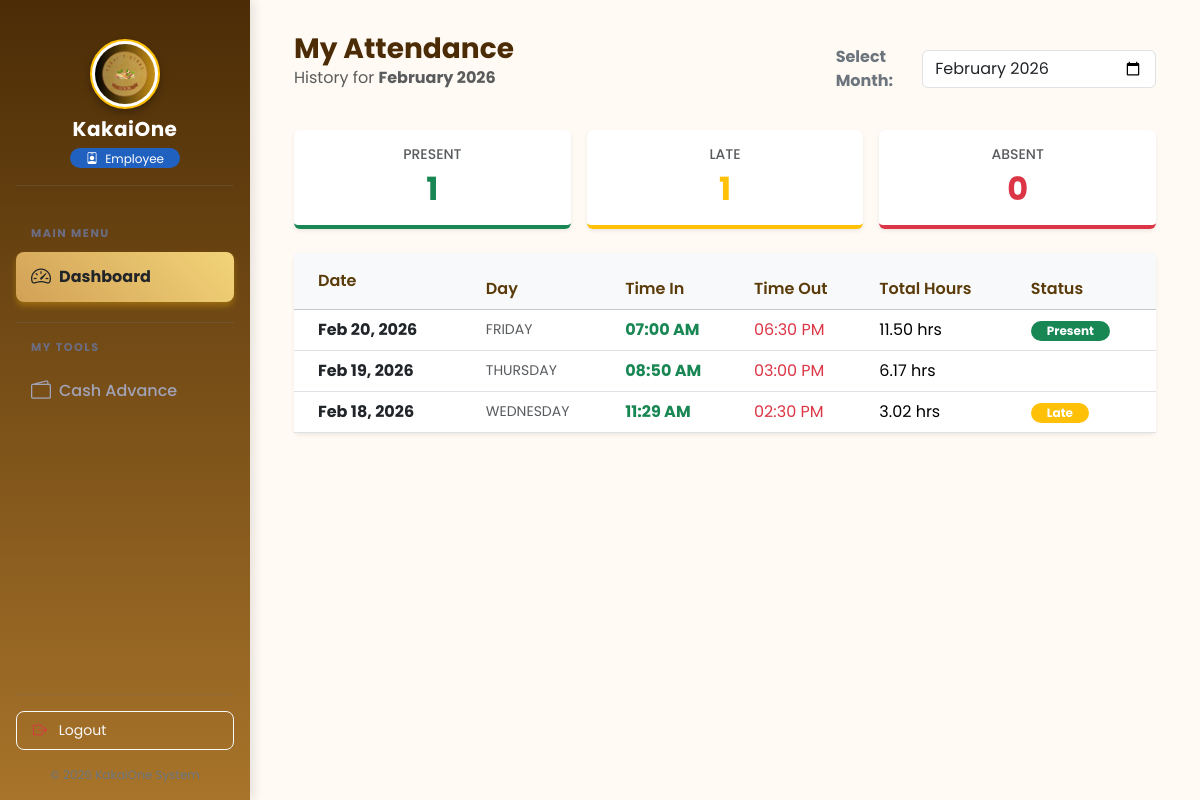
Screenshot of /frontend/attendance/my_attendance.php (signed in) with the database file from the repository.
### tables this page shows
CREATE TABLE `attendance` (
  `attendance_id` int(11) NOT NULL,
  `employee_id` int(11) DEFAULT NULL,
  `time_in` datetime DEFAULT NULL,
  `time_out` datetime DEFAULT NULL,
  `status` enum('Pending','Present','Late','Absent','Approved','Rejected') DEFAULT 'Pending',
  `total_hours` decimal(5,2) DEFAULT 0.00,
  `pending_overtime` decimal(5,2) DEFAULT 0.00,
  `approved_overtime` decimal(5,2) DEFAULT 0.00,
  `remarks` varchar(255) DEFAULT NULL,
  `created_at` timestamp NOT NULL DEFAULT current_timestamp()
);

### frontend/attendance/my_attendance.php (the view, shortened to what this page needs)
<?php
require_once __DIR__ . '/../../config/db.php';
$employee_id = $_SESSION['employee_id'];
$filterInput = isset($_GET['month']) ? $_GET['month'] : date('Y-m');
$year = date('Y', strtotime($filterInput));
$month = date('m', strtotime($filterInput));
$logs = [];
$stats = ['present' => 0, 'late' => 0, 'absent' => 0];
try {
    $stmt = $pdo->prepare("
        SELECT * FROM attendance
        WHERE employee_id = ?
        AND MONTH(time_in) = ?
        AND YEAR(time_in) = ?
        ORDER BY time_in DESC
    ");
    $stmt->execute([$employee_id, $month, $year]);
    $logs = $stmt->fetchAll();
    foreach ($logs as $log) {
        $status = strtolower($log['status']);
        if (isset($stats[$status])) {
            $stats[$status]++;
        }
    }
} catch (PDOException $e) {
}
?>
<!DOCTYPE html>
<html lang="en">
<head>
    <?php include '../includes/links.php'; ?>
</head>
<body>
    <?php include '../includes/sidebar.php'; ?>
    <main id="main-content" class="main-content-wrapper">
        <div class="container-fluid">
            <div class="d-flex justify-content-between align-items-center mb-4">
                <div>
                    <h3 class="fw-bold mb-0">My Attendance</h3>
                    <p class="text-muted">History for <strong><?= date('F Y', strtotime($filterInput)); ?></strong></p>
                </div>
                <div>
                    <form method="GET" class="d-flex align-items-center gap-2">
                        <label class="fw-bold text-secondary">Select Month:</label>
                        <input type="month" name="month" class="form-control" value="<?= $filterInput ?>" onchange="this.form.submit()">
                    </form>
                </div>
            </div>
            <div class="row g-3 mb-4">
                <div class="col-md-4">
                    <div class="card border-0 shadow-sm p-3 text-center" style="border-bottom: 4px solid #198754 !important;">
                        <h6 class="text-muted text-uppercase small ls-1">Present</h6>
                        <h2 class="fw-bold text-success mb-0"><?= $stats['present'] ?></h2>
                    </div>
                </div>
                <div class="col-md-4">
                    <div class="card border-0 shadow-sm p-3 text-center" style="border-bottom: 4px solid #ffc107 !important;">
                        <h6 class="text-muted text-uppercase small ls-1">Late</h6>
                        <h2 class="fw-bold text-warning mb-0"><?= $stats['late'] ?></h2>
                    </div>
                </div>
                <div class="col-md-4">
                    <div class="card border-0 shadow-sm p-3 text-center" style="border-bottom: 4px solid #dc3545 !important;">
                        <h6 class="text-muted text-uppercase small ls-1">Absent</h6>
                        <h2 class="fw-bold text-danger mb-0"><?= $stats['absent'] ?></h2>
                    </div>
                </div>
            </div>
            <div class="card shadow-sm border-0">
                <div class="card-body p-0">
                    <div class="table-responsive">
                        <table class="table table-hover align-middle mb-0">
                            <thead class="table-light">
                                <tr>
                                    <th class="ps-4 py-3">Date</th>
                                    <th>Day</th>
                                    <th>Time In</th>
                                    <th>Time Out</th>
                                    <th>Total Hours</th>
                                    <th>Status</th>
                                </tr>
                            </thead>
                            <tbody>
                                <?php if (!empty($logs)): ?>
                                    <?php foreach ($logs as $log): ?>
                                        <tr>
                                            <td class="ps-4 fw-bold text-dark">
                                                <?= date('M d, Y', strtotime($log['time_in'])); ?>
                                            </td>
                                            <td class="text-muted small text-uppercase">
                                                <?= date('l', strtotime($log['time_in'])); ?>
                                            </td>
                                            <td class="text-success fw-bold">
                                                <?= date('h:i A', strtotime($log['time_in'])); ?>
                                            </td>
                                            <td class="text-danger">
                                                <?= $log['time_out'] ? date('h:i A', strtotime($log['time_out'])) : '--:--'; ?>
                                            </td>
                                            <td>
                                                <?= $log['total_hours'] ? number_format($log['total_hours'], 2) . ' hrs' : '-'; ?>
                                            </td>
                                            <td>
                                                <?php
                                                $badge = 'secondary';
                                                if ($log['status'] == 'Present') $badge = 'success';
                                                if ($log['status'] == 'Late') $badge = 'warning';
                                                ?>
                                                <span class="badge bg-<?= $badge; ?> px-3 rounded-pill"><?= $log['status']; ?></span>
                                            </td>
                                        </tr>
                                    <?php endforeach; ?>
                                <?php endif; ?>
                            </tbody>
                        </table>
                    </div>
                </div>
            </div>
        </div>
    </main>
</body>
</html>

### frontend/assets/css/style.css (style rules this page uses)
body { font-family: 'Poppins', sans-serif; background-color: #fff9f2; margin: 0; padding: 0; }
#main-content { margin-left: 250px; background-color: #fffaf3; min-height: 100vh; padding: 2rem; width: calc(100% - 250px); transition: all 0.3s ease; }
#main-content h3 { color: #4b2c06; }
.table th { color: #5a3b09; font-weight: 600; }

### rows the page displays
attendance: time_in "Feb 20, 2026", time_in "FRIDAY", time_in "07:00 AM", time_out "06:30 PM", total_hours "11.50", status "Present"
attendance: time_in "Feb 19, 2026", time_in "THURSDAY", time_in "08:50 AM", time_out "03:00 PM", total_hours "6.17"
attendance: time_in "Feb 18, 2026", time_in "WEDNESDAY", time_in "11:29 AM", time_out "02:30 PM", total_hours "3.02", status "Late"

### other values shown
$_SESSION['role'] "Employee"
date('F Y', strtotime($filterInput)) "February 2026"
$stats['present'] "1"
$stats['late'] "1"
$stats['absent'] "0"
